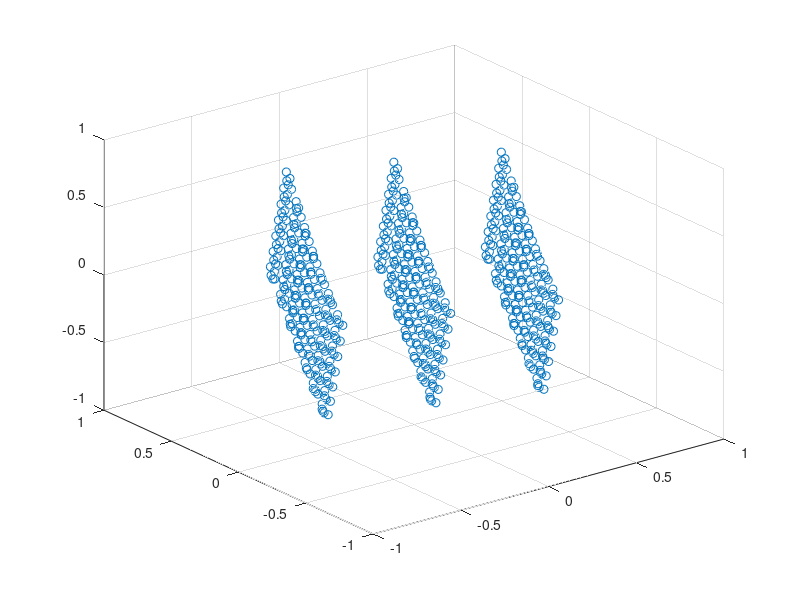

The MATLAB script that drew this image: (Note: this script raises an error after producing the figure.)
function PCA

% Read data
d = importdata('features_train.dat');

% Size of data
[rows, cols] = size(d);


% (1) Normalize data into [0,1]
dmin = min(d, [], 1);
d1 = d - repmat( dmin, rows, 1);
d1max = max(d1, [], 1);
d1 = d1 ./ repmat( d1max, rows, 1 );

% Apply PCA
[coeff1, score1, latent1] = pca( d1 );

% Calculate representation of components for the data variance
represent1 = cumsum(latent1) ./ sum(latent1);

% Display first three components in 3D
figure
scatter3(score1(:,1), score1(:,2), score1(:,3))

%dCentered1 = score1 * coeff1';

% Display the orthonormal principal component coefficients for each ...
%variable and the principal component scores for each observation in a single plot.
figure
biplot( coeff1(:,1:2),'scores', score1(:,1:2),'varlabels',{'v_1','v_2','v_3','v_4', 'v_5'});


% (2) Normalize data to have zero-mean and unit-variance
d2 = zscore(d);

min(min(d2))
max(max(d2))

% Apply PCA
[coeff2, score2,latent2] = pca( d2 );

% Calculate representation of components for the data variance
represent2 = cumsum(latent2) ./ sum(latent2);

% Display first three components in 3D
figure
scatter3(score2(:,1), score2(:,2), score2(:,3))

%dCentered2 = score2 * coeff2';

% Display the orthonormal principal component coefficients for each ...
%variable and the principal component scores for each observation in a single plot.
figure
biplot( coeff2(:,1:2),'scores', score2(:,1:2),'varlabels',{'v_1','v_2','v_3','v_4', 'v_5'});

end

